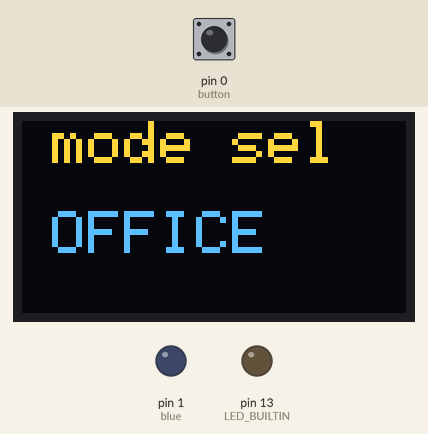
Simulated run of this sketch. Board: Arduino Leonardo, built with avr-gcc and run on an emulated ATmega32U4. On the bench: 128×64 one-colour display, output pins drawn as LEDs (lit = HIGH). Dashed ring = blinking. Inputs (shaded band) come from the test bench; at power-on: pin 0 (button) LOW. The OLED is the two-colour kind (top 16 rows yellow); USB keyboard and mouse output is not drawn.

Above: at 6.2 s.
6.3 s: pin 0 (button) pulled HIGH for 0.15 s
At 8.42 s:
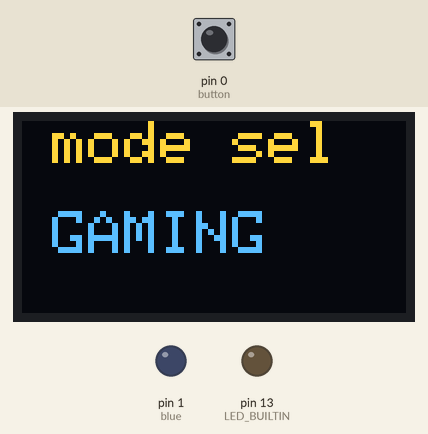
8.5 s: pin 0 (button) pulled HIGH for 1 s
At 8.67 s:
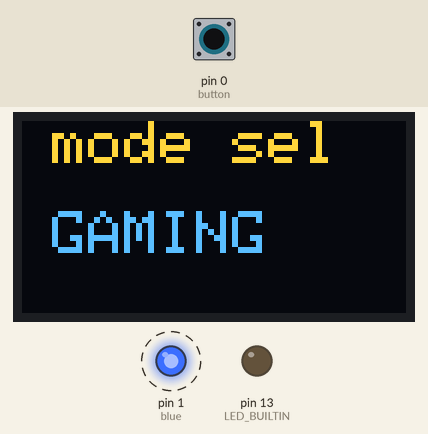
11.0 s: pin 0 (button) pulled HIGH for 0.15 s
At 11.23 s:
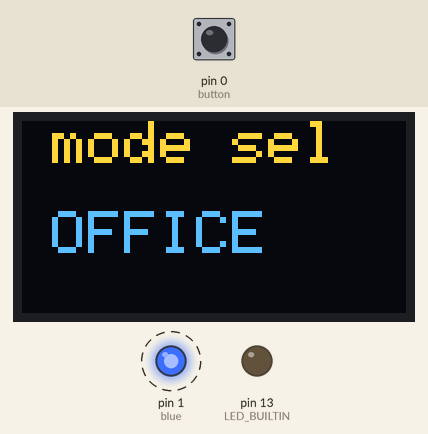
13.2 s: pin 0 (button) pulled HIGH for 3.2 s
At 13.4 s:
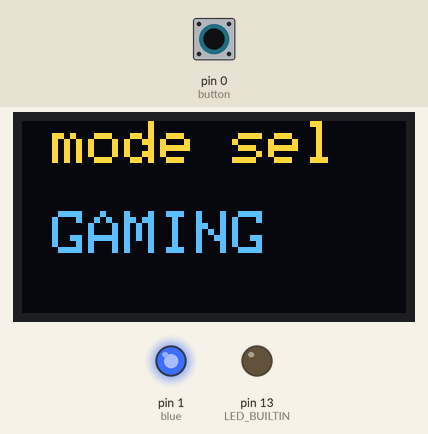
Timing chart, 0 to 17.8 s (numbered marks = the images above; inputs shaded):
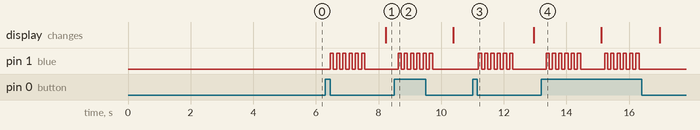

Measured:
- after the input at 6.3 s, pin 1 (blue): alternates HIGH for 0.10 s and LOW for 0.10 s, 12 changes in all, then stays LOW, starting after 0.16 s; the display: changes after 1.9 s (image 1)
- after the input at 8.5 s, pin 1 (blue): alternates HIGH for 0.10 s and LOW for 0.10 s, 12 changes in all, then stays LOW, starting after 0.12 s
- after the input at 11.0 s, pin 1 (blue): alternates HIGH for 0.10 s and LOW for 0.10 s, 12 changes in all, then stays LOW, starting after 0.19 s
- after the input at 13.2 s, pin 1 (blue): goes 5 × (HIGH 0.10 s, LOW 0.10 s), HIGH 0.10 s, LOW 0.76 s, 5 × (HIGH 0.10 s, LOW 0.10 s), HIGH 0.10 s, then LOW, starting after 0.15 s

The sketch:

monitorbtn.ino
```cpp
//party mode button! simple firmware that switches monitors around in wundows since games dont like my monitor situation

//led in arcade button on pin 0
//button input on pin 1
#include <SPI.h>
#include <Wire.h>
#include <Adafruit_GFX.h>
#include <Adafruit_SSD1306.h>
 #define OLED_RESET     -1 // Reset pin # (or -1 if sharing Arduino reset pin)
#define SCREEN_ADDRESS 0x3C ///< See datasheet for Address; 0x3D for 128x64, 0x3C for 128x32
#define SCREEN_WIDTH 128 // OLED display width, in pixels
#define SCREEN_HEIGHT 64 // OLED display height, in pixels
Adafruit_SSD1306 display(SCREEN_WIDTH, SCREEN_HEIGHT, &Wire, OLED_RESET);


#include <Keyboard.h>
void ledCB(bool numlock, bool capslock, bool scrolllock, bool compose, bool kana, void *cbData) {
  (void) numlock;
  (void) scrolllock;
  (void) compose;
  (void) kana;
  (void) cbData;
  digitalWrite(LED_BUILTIN, capslock ? HIGH : LOW);
}
const int blue=1;
const int button =0;
int buttonState = 0;

int monitorcommand=0;


void setup() {
display.begin(SSD1306_SWITCHCAPVCC, SCREEN_ADDRESS);

 display.setTextSize(2); // Draw 2X-scale text
  display.setTextColor(SSD1306_WHITE);
  display.clearDisplay();
  display.setCursor(10, 0);
  display.println("mode sel");
  display.setCursor(10, 30);
  display.println("OFFICE");
  display.display();

  pinMode(blue, OUTPUT);
  pinMode(button, INPUT);
  pinMode(LED_BUILTIN, OUTPUT);
  digitalWrite(LED_BUILTIN, LOW);
  Keyboard.onLED(ledCB);
  Keyboard.begin();
 delay(5000);

}

void loop() {
  // put your main code here, to run repeatedly:
buttonState = digitalRead(button);
delay(100);
  // check if the pushbutton is pressed. If it is, the buttonState is HIGH:
  if (buttonState == HIGH) {
    // turn LED on:
    digitalWrite(blue, HIGH);
    delay(100);
    digitalWrite(blue, LOW);
    delay(100);
    digitalWrite(blue, HIGH);
    delay(100);
    digitalWrite(blue, LOW);
    delay(100);
    digitalWrite(blue, HIGH);
    delay(100);
    digitalWrite(blue, LOW);
    delay(100);
    digitalWrite(blue, HIGH);
    delay(100);
    digitalWrite(blue, LOW);
    delay(100);
    digitalWrite(blue, HIGH);
    delay(100);
    digitalWrite(blue, LOW);
    delay(100);
    digitalWrite(blue, HIGH);
    delay(100);
    digitalWrite(blue, LOW);
    delay(100);
    if( monitorcommand ==0)
    {
      monitorcommand=1;
      Keyboard.press(KEY_LEFT_GUI);
Keyboard.releaseAll();
delay(100);
Keyboard.print("run");
delay(100);
Keyboard.press(KEY_KP_ENTER);
Keyboard.releaseAll();
delay(200);
Keyboard.print("displayswitch 4");
delay(100);
Keyboard.press(KEY_KP_ENTER);
Keyboard.releaseAll();
 display.clearDisplay();
  display.setCursor(10, 0);
  display.println("mode sel");
  display.setCursor(10, 30);
  display.println("GAMING");
  display.display();
return;
    }
     if( monitorcommand ==1)
    {
      monitorcommand=0;
      Keyboard.press(KEY_LEFT_GUI);
Keyboard.releaseAll();
delay(100);
Keyboard.print("run");
delay(100);
Keyboard.press(KEY_KP_ENTER);
Keyboard.releaseAll();
delay(200);
Keyboard.print("displayswitch 3");
delay(100);
Keyboard.press(KEY_KP_ENTER);
Keyboard.releaseAll();
 display.clearDisplay();
  display.setCursor(10, 0);
  display.println("mode sel");
  display.setCursor(10, 30);
  display.println("OFFICE");
  display.display();
return;
    }


  } else {
    // turn LED off:
    digitalWrite(blue, LOW);
  }
}
```
